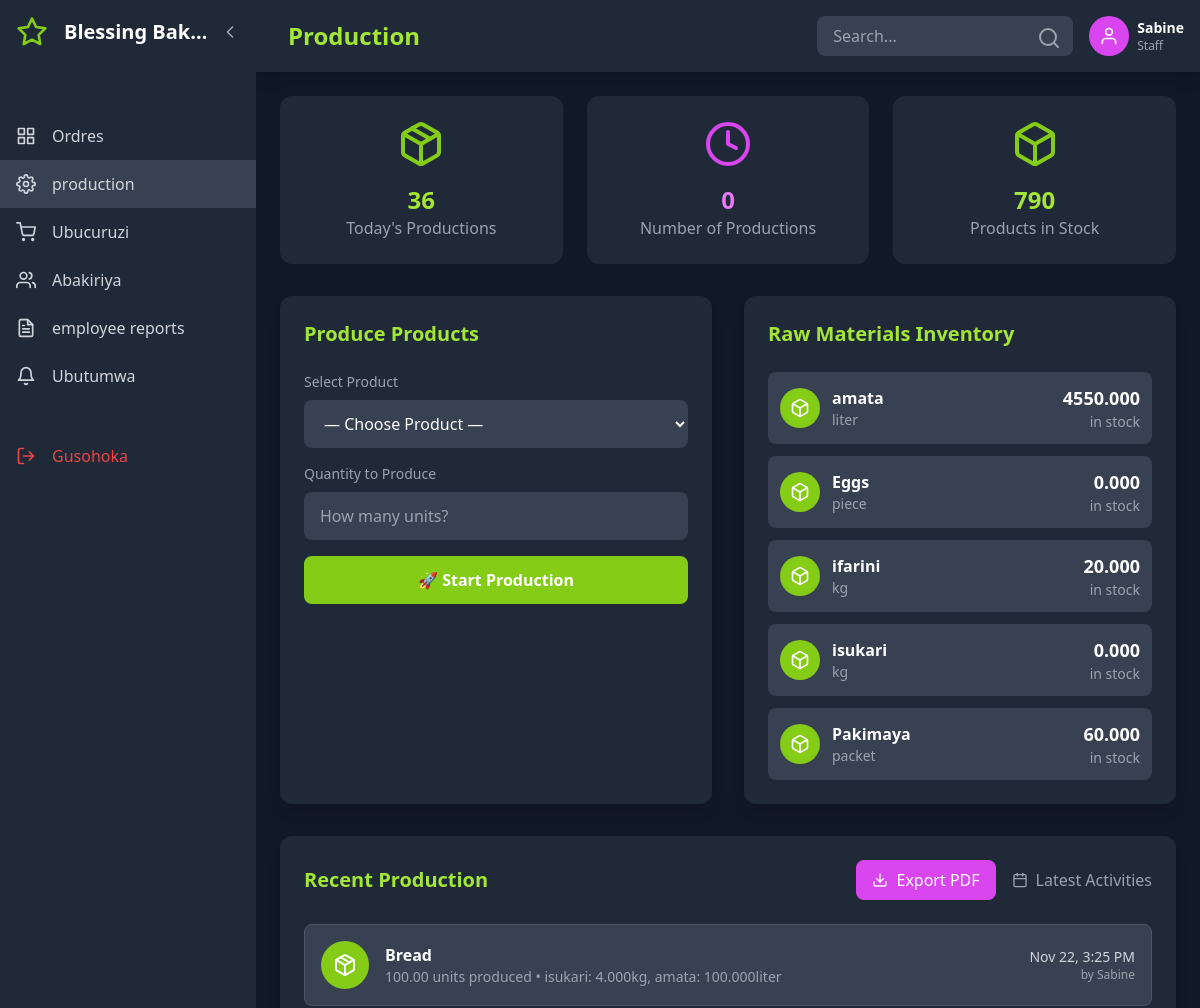
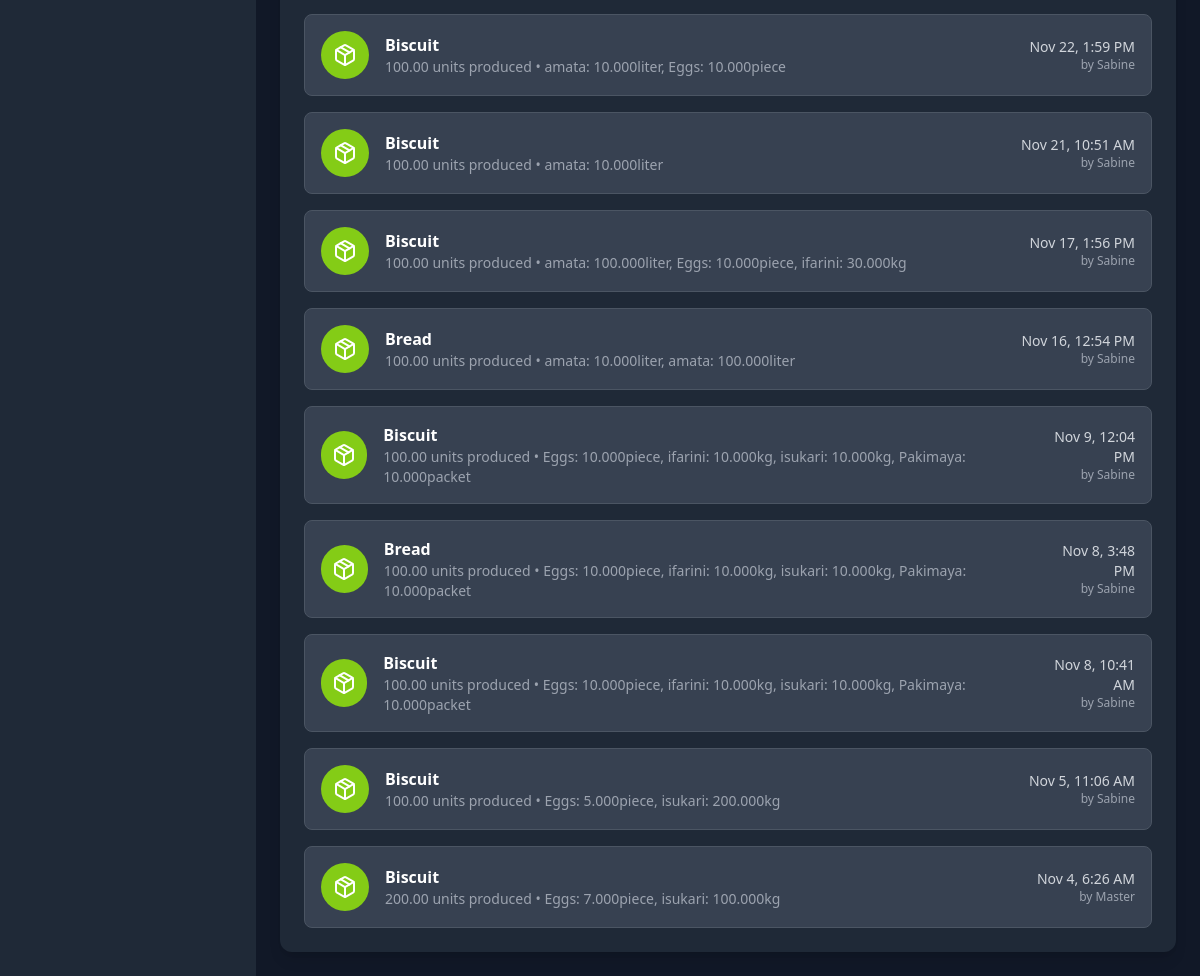
The app's page /?page=production (signed in) with its own data (2 pictures, top to bottom).
### tables this page shows
CREATE TABLE `system_settings` (
  `id` int(11) NOT NULL,
  `business_name` varchar(255) DEFAULT 'Bakery Management System',
  `currency` varchar(10) DEFAULT 'Frw',
  `timezone` varchar(50) DEFAULT 'Africa/Kigali',
  `date_format` varchar(20) DEFAULT 'Y-m-d',
  `low_stock_threshold` int(11) DEFAULT 10,
  `updated_at` datetime DEFAULT current_timestamp() ON UPDATE current_timestamp()
);

CREATE TABLE `raw_materials` (
  `id` int(11) NOT NULL,
  `name` varchar(150) NOT NULL,
  `unit` varchar(20) DEFAULT NULL,
  `category` varchar(100) DEFAULT NULL,
  `unit_cost` decimal(10,4) DEFAULT 0.0000,
  `stock_quantity` decimal(12,3) DEFAULT 0.000,
  `low_threshold` decimal(12,3) DEFAULT 0.000,
  `supplier_id` int(11) DEFAULT NULL,
  `last_purchase_date` datetime DEFAULT NULL,
  `created_at` datetime DEFAULT current_timestamp()
);

CREATE TABLE `production` (
  `id` int(11) NOT NULL,
  `product_id` int(11) NOT NULL,
  `quantity_produced` decimal(10,2) NOT NULL,
  `raw_materials_used` text NOT NULL,
  `created_by` int(11) DEFAULT NULL,
  `created_at` timestamp NOT NULL DEFAULT current_timestamp()
);

CREATE TABLE `products` (
  `id` int(11) NOT NULL,
  `name` varchar(150) NOT NULL,
  `sku` varchar(80) DEFAULT NULL,
  `price` decimal(10,2) DEFAULT 0.00,
  `unit` varchar(20) DEFAULT NULL,
  `created_at` datetime DEFAULT current_timestamp(),
  `stock` int(11) NOT NULL DEFAULT 0
);

CREATE TABLE `users` (
  `id` int(11) NOT NULL,
  `username` varchar(50) NOT NULL,
  `email` varchar(150) DEFAULT NULL,
  `phone` varchar(20) DEFAULT NULL,
  `password` varchar(255) NOT NULL,
  `role` enum('admin','manager','staff') DEFAULT 'staff',
  `created_at` datetime DEFAULT current_timestamp()
);

### app/views/production.php (the view, shortened to what the rows shown need)
<div class="grid grid-cols-1 lg:grid-cols-2 gap-8 mb-8">
    <div class="bg-gray-800 rounded-xl p-6 shadow-lg">
        <div class="space-y-3">
            <?php foreach ($raw_materials as $material): ?>
                <div class="flex justify-between items-center p-3 bg-gray-700 rounded-lg">
                    <div class="flex items-center space-x-3">
                        <div class="w-10 h-10 bg-lime-500 rounded-full flex items-center justify-center">
                            <i data-feather="box" class="w-5 h-5 text-white"></i>
                        </div>
                        <div>
                            <p class="text-white font-semibold"><?= htmlspecialchars($material['name']) ?></p>
                            <p class="text-gray-400 text-sm"><?= htmlspecialchars($material['unit']) ?></p>
                        </div>
                    </div>
                    <div class="text-right">
                        <p class="text-white font-bold text-lg"><?= htmlspecialchars($material['stock_quantity']) ?></p>
                        <p class="text-gray-400 text-sm">in stock</p>
                    </div>
                </div>
            <?php endforeach; ?>
        </div>
    </div>
</div>
<div class="bg-gray-800 rounded-xl p-6 shadow-lg">
    <?php if (!empty($recent_production)): ?>
        <div class="space-y-4">
            <?php foreach ($recent_production as $production): ?>
                <div class="flex items-center justify-between p-4 bg-gray-700 rounded-lg border border-gray-600">
                    <div class="flex items-center space-x-4">
                        <div class="w-12 h-12 bg-lime-500 rounded-full flex items-center justify-center">
                            <i data-feather="package" class="w-6 h-6 text-white"></i>
                        </div>
                        <div>
                            <p class="text-white font-semibold"><?= htmlspecialchars($production['product_name']) ?></p>
                            <p class="text-gray-400 text-sm">
                                <?= $production['quantity_produced'] ?> units produced
                                <?php if ($production['raw_materials_used']): ?>
                                    • <?= htmlspecialchars($production['raw_materials_used']) ?>
                                <?php endif; ?>
                            </p>
                        </div>
                    </div>
                    <div class="text-right">
                        <p class="text-gray-300 text-sm"><?= date('M j, g:i A', strtotime($production['created_at'])) ?></p>
                        <p class="text-gray-400 text-xs">by <?= htmlspecialchars($production['username'] ?? 'System') ?></p>
                    </div>
                </div>
            <?php endforeach; ?>
        </div>
    <?php endif; ?>
</div>

### app/views/header.php (shortened to what the rows shown need)
<?php
    $user = $_SESSION['user_id'] ?? null;
    $user_role = $_SESSION['role'] ?? 'employee';
    $user_name = $_SESSION['username'] ?? 'User';
    $current_page = $_GET['page'] ?? 'dashboard';
    $theme = $_SESSION['theme'] ?? 'dark';
    $language = $_SESSION['language'] ?? 'en';
if ($user):
?>
<!DOCTYPE html>
<html lang="<?= htmlspecialchars($language) ?>" class="<?= $theme === 'dark' ? 'dark' : '' ?>">
<head>
    <script src="https://cdn.tailwindcss.com"></script>
</head>
<body class="<?= $theme === 'dark' ? 'bg-gray-900 text-white' : 'bg-gray-100 text-gray-900' ?> min-h-screen flex">
    <div id="sidebar" class="sidebar sidebar-expanded bg-gray-800 fixed h-full overflow-hidden z-50">
        <div class="p-4 flex items-center justify-between">
            <div class="flex items-center min-w-0">
                <i data-feather="star" class="text-lime-500 w-8 h-8 flex-shrink-0"></i>
                <span class="logo-text ml-4 text-xl font-bold truncate"><?php echo $conn->query("SELECT business_name FROM system_settings LIMIT 1")->fetchColumn(); ?></span>
            </div>
            <button id="sidebarToggle" class="text-gray-400 hover:text-white ml-2 flex-shrink-0">
                <i data-feather="chevron-left" class="w-5 h-5 sidebar-toggle-icon"></i>
            </button>
        </div>
        <nav class="mt-8">
            <?php if ($user_role === 'admin'): ?>
                <div class="px-4 py-2 text-xs font-semibold text-lime-400 uppercase tracking-wider">
                    <span class="nav-item-text"><?= t('dashboard') ?></span>
                </div>
                <a href="?page=dashboard" class="nav-item flex items-center px-4 py-3 text-gray-300 hover:bg-gray-700 hover:text-lime-400 transition-colors <?= $current_page === 'dashboard' ? 'bg-gray-700 text-lime-400' : '' ?>">
                    <i data-feather="pie-chart" class="w-5 h-5 flex-shrink-0"></i>
                    <span class="nav-item-text ml-4 truncate"><?= t('dashboard') ?></span>
                </a>
                <a href="?page=employees" class="nav-item flex items-center px-4 py-3 text-gray-300 hover:bg-gray-700 hover:text-lime-400 transition-colors <?= $current_page === 'employees' ? 'bg-gray-700 text-lime-400' : '' ?>">
                    <i data-feather="users" class="w-5 h-5 flex-shrink-0"></i>
                    <span class="nav-item-text ml-4 truncate"><?= t('employees') ?></span>
                </a>
                <a href="?page=raw_materials" class="nav-item flex items-center px-4 py-3 text-gray-300 hover:bg-gray-700 hover:text-lime-400 transition-colors <?= $current_page === 'raw_materials' ? 'bg-gray-700 text-lime-400' : '' ?>">
                    <i data-feather="box" class="w-5 h-5 flex-shrink-0"></i>
                    <span class="nav-item-text ml-4 truncate"><?= t('raw_materials') ?></span>
                </a>
                <a href="?page=products" class="nav-item flex items-center px-4 py-3 text-gray-300 hover:bg-gray-700 hover:text-lime-400 transition-colors <?= $current_page === 'products' ? 'bg-gray-700 text-lime-400' : '' ?>">
                    <i data-feather="package" class="w-5 h-5 flex-shrink-0"></i>
                    <span class="nav-item-text ml-4 truncate"><?= t('products') ?></span>
                </a>
                <a href="?page=product_boards" class="nav-item flex items-center px-4 py-3 text-gray-300 hover:bg-gray-700 hover:text-lime-400 transition-colors <?= $current_page === 'product_boards' ? 'bg-gray-700 text-lime-400' : '' ?>">
                    <i data-feather="grid" class="w-5 h-5 flex-shrink-0"></i>
                    <span class="nav-item-text ml-4 truncate"><?= t('product_boards') ?></span>
                </a>
                <a href="?page=suppliers" class="nav-item flex items-center px-4 py-3 text-gray-300 hover:bg-gray-700 hover:text-fuchsia-400 transition-colors <?= $current_page === 'sales' ? 'bg-gray-700 text-fuchsia-400' : '' ?>">
                    <i data-feather="shopping-cart" class="w-5 h-5 flex-shrink-0"></i>
                    <span class="nav-item-text ml-4 truncate"><?= t('sales') ?></span>
                <a href="?page=schedules" class="nav-item flex items-center px-4 py-3 text-gray-300 hover:bg-gray-700 hover:text-lime-400 transition-colors <?= $current_page === 'schedules' ? 'bg-gray-700 text-lime-400' : '' ?>">
                    <i data-feather="calendar" class="w-5 h-5 flex-shrink-0"></i>
                    <span class="nav-item-text ml-4 truncate"><?= t('schedules') ?></span>
                </a>
                <a href="?page=customers" class="nav-item flex items-center px-4 py-3 text-gray-300 hover:bg-gray-700 hover:text-lime-400 transition-colors <?= $current_page === 'customers' ? 'bg-gray-700 text-lime-400' : '' ?>">
                    <i data-feather="users" class="w-5 h-5 flex-shrink-0"></i>
                    <span class="nav-item-text ml-4 truncate"><?= t('customers') ?></span>
                </a>
                <a href="?page=admin_reports" class="nav-item flex items-center px-4 py-3 text-gray-300 hover:bg-gray-700 hover:text-lime-400 transition-colors <?= $current_page === 'admin_reports' ? 'bg-gray-700 text-lime-400' : '' ?>">
                    <i data-feather="file-text" class="w-5 h-5 flex-shrink-0"></i>
                    <span class="nav-item-text ml-4 truncate"><?= t('admin_reports') ?></span>
                </a>
                <a href="?page=notifications" class="nav-item flex items-center px-4 py-3 text-gray-300 hover:bg-gray-700 hover:text-lime-400 transition-colors <?= $current_page === 'notifications' ? 'bg-gray-700 text-lime-400' : '' ?>">
                    <i data-feather="bell" class="w-5 h-5 flex-shrink-0"></i>
                    <span class="nav-item-text ml-4 truncate"><?= t('notifications') ?></span>
                </a>
            <?php else: ?>
                <div class="px-4 py-2 text-xs font-semibold text-fuchsia-400 uppercase tracking-wider">
                </div>
                <a href="?page=product_boards" class="nav-item flex items-center px-4 py-3 text-gray-300 hover:bg-gray-700 hover:text-fuchsia-400 transition-colors <?= $current_page === 'product_boards' ? 'bg-gray-700 text-fuchsia-400' : '' ?>">
                    <i data-feather="grid" class="w-5 h-5 flex-shrink-0"></i>
                    <span class="nav-item-text ml-4 truncate"><?= t('product_boards') ?></span>
                </a>
                <a href="?page=production" class="nav-item flex items-center px-4 py-3 text-gray-300 hover:bg-gray-700 hover:text-fuchsia-400 transition-colors <?= $current_page === 'production' ? 'bg-gray-700 text-fuchsia-400' : '' ?>">
                    <i data-feather="settings" class="w-5 h-5 flex-shrink-0"></i>
                    <span class="nav-item-text ml-4 truncate"><?= t('production') ?></span>
                </a>
                <a href="?page=suppliers" class="nav-item flex items-center px-4 py-3 text-gray-300 hover:bg-gray-700 hover:text-fuchsia-400 transition-colors <?= $current_page === 'sales' ? 'bg-gray-700 text-fuchsia-400' : '' ?>">
                    <i data-feather="shopping-cart" class="w-5 h-5 flex-shrink-0"></i>
                    <span class="nav-item-text ml-4 truncate"><?= t('sales') ?></span>
                </a>
                <a href="?page=customers" class="nav-item flex items-center px-4 py-3 text-gray-300 hover:bg-gray-700 hover:text-fuchsia-400 transition-colors <?= $current_page === 'customers' ? 'bg-gray-700 text-fuchsia-400' : '' ?>">
                    <i data-feather="users" class="w-5 h-5 flex-shrink-0"></i>
                    <span class="nav-item-text ml-4 truncate"><?= t('customers') ?></span>
                </a>
                <a href="?page=employee_reports" class="nav-item flex items-center px-4 py-3 text-gray-300 hover:bg-gray-700 hover:text-fuchsia-400 transition-colors <?= $current_page === 'employee_reports' ? 'bg-gray-700 text-fuchsia-400' : '' ?>">
                    <i data-feather="file-text" class="w-5 h-5 flex-shrink-0"></i>
                    <span class="nav-item-text ml-4 truncate"><?= t('employee reports') ?></span>
                </a>
                <a href="?page=notifications" class="nav-item flex items-center px-4 py-3 text-gray-300 hover:bg-gray-700 hover:text-fuchsia-400 transition-colors <?= $current_page === 'notifications' ? 'bg-gray-700 text-fuchsia-400' : '' ?>">
                    <i data-feather="bell" class="w-5 h-5 flex-shrink-0"></i>
                    <span class="nav-item-text ml-4 truncate"><?= t('notifications') ?></span>
                </a>
            <?php endif; ?>
            <a href="?page=logout" class="nav-item flex items-center px-4 py-3 text-red-500 hover:bg-gray-700 hover:text-red-400 transition-colors mt-8">
                <i data-feather="log-out" class="w-5 h-5 flex-shrink-0"></i>
                <span class="nav-item-text ml-4 truncate"><?= t('logout') ?></span>
            </a>
        </nav>
    </div>
    <div id="mainContent" class="main-content main-expanded flex-1 transition-all duration-300">
        <header class="bg-gray-800 shadow-lg p-4 flex justify-between items-center">
            <div class="flex items-center space-x-4">
                <h1 class="text-2xl font-bold text-lime-400 capitalize"><?= str_replace('_', ' ', $current_page) ?></h1>
            </div>
            <div class="flex items-center space-x-4">
                <div class="relative hidden md:block">
                    <input type="text" placeholder="Search..." class="bg-gray-700 text-white px-4 py-2 rounded-lg focus:outline-none focus:ring-2 focus:ring-lime-500 w-64">
                    <i data-feather="search" class="absolute right-3 top-2.5 text-gray-400"></i>
                </div>
                <div class="flex items-center space-x-2">
                    <a href="?page=settings">
                        <div class="w-10 h-10 <?= $user_role === 'admin' ? 'bg-lime-500' : 'bg-fuchsia-500' ?> rounded-full flex items-center justify-center">
                            <i data-feather="user" class="w-5 h-5 text-white"></i>
                        </div>
                    </a>
                    <div class="hidden sm:block">
                        <p class="text-white font-semibold text-sm"><?= htmlspecialchars($user_name) ?></p>
                        <p class="text-gray-400 text-xs capitalize"><?= htmlspecialchars($user_role) ?></p>
                    </div>
                </div>
            </div>
        </header>
        <main class="p-6">
<?php else: ?>
<?php endif; ?>

### records on screen
system_settings: business_name "Blessing Bak…"
raw_materials: name "amata", unit "liter", stock_quantity "4550.000"
raw_materials: name "Eggs", unit "piece", stock_quantity "0.000"
raw_materials: name "ifarini", unit "kg", stock_quantity "20.000"
raw_materials: name "isukari", unit "kg", stock_quantity "0.000"
raw_materials: name "Pakimaya", unit "packet", stock_quantity "60.000"
production: product.name "Bread", quantity_produced "100.00", raw_materials_used "isukari: 4.000kg, amata: 100.000liter", created_at "Nov 22, 3:25 PM", created_by.username "Sabine"
production: product.name "Biscuit", quantity_produced "100.00", raw_materials_used "amata: 10.000liter, Eggs: 10.000piece", created_at "Nov 22, 1:59 PM", created_by.username "Sabine"
production: product.name "Biscuit", quantity_produced "100.00", raw_materials_used "amata: 10.000liter", created_at "Nov 21, 10:51 AM", created_by.username "Sabine"
production: product.name "Biscuit", quantity_produced "100.00", raw_materials_used "amata: 100.000liter, Eggs: 10.000piece, ifarini: 30.000kg", created_at "Nov 17, 1:56 PM", created_by.username "Sabine"
production: product.name "Bread", quantity_produced "100.00", raw_materials_used "amata: 10.000liter, amata: 100.000liter", created_at "Nov 16, 12:54 PM", created_by.username "Sabine"
production: product.name "Biscuit", quantity_produced "100.00", raw_materials_used "Eggs: 10.000piece, ifarini: 10.000kg, isukari: 10.000kg, Pakimaya: 10.000packet", created_at "Nov 9, 12:04 PM", created_by.username "Sabine"
production: product.name "Bread", quantity_produced "100.00", raw_materials_used "Eggs: 10.000piece, ifarini: 10.000kg, isukari: 10.000kg, Pakimaya: 10.000packet", created_at "Nov 8, 3:48 PM", created_by.username "Sabine"
production: product.name "Biscuit", quantity_produced "100.00", raw_materials_used "Eggs: 10.000piece, ifarini: 10.000kg, isukari: 10.000kg, Pakimaya: 10.000packet", created_at "Nov 8, 10:41 AM", created_by.username "Sabine"
production: product.name "Biscuit", quantity_produced "100.00", raw_materials_used "Eggs: 5.000piece, isukari: 200.000kg", created_at "Nov 5, 11:06 AM", created_by.username "Sabine"
production: product.name "Biscuit", quantity_produced "200.00", raw_materials_used "Eggs: 7.000piece, isukari: 100.000kg", created_at "Nov 4, 6:26 AM", created_by.username "Master"

### other values on screen
t('product_boards') "Ordres"
t('production') "production"
t('sales') "Ubucuruzi"
t('customers') "Abakiriya"
t('employee reports') "employee reports"
t('notifications') "Ubutumwa"
t('logout') "Gusohoka"
str_replace('_', ' ', $current_page) "Production"
$user_name "Sabine"
$user_role "Staff"
$total_production "36"
$today_production "0"
$toal_stock "790"
